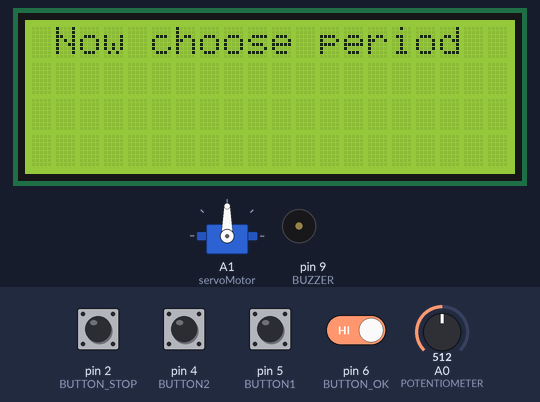
The sketch below on a simulated Arduino Uno, built with avr-gcc and run on an emulated ATmega328P. Shown: 20×4 character LCD, servo, buzzer (waves = sounding, pin HIGH). The test bench sets the inputs (shaded band); at power-on: pin 2 (BUTTON_STOP), pin 4 (BUTTON2), pin 5 (BUTTON1), pin 6 (BUTTON_OK) HIGH, A0 (POTENTIOMETER) = 512. The local clock reads 2024-03-15 10:24:30 at power-on unless the sketch sets it; what the sketch prints to the serial monitor is not drawn.

Above: at 1.3 s.
1.4 s: pin 2 (BUTTON_STOP) pulled LOW for 3 s
At 4.7 s:
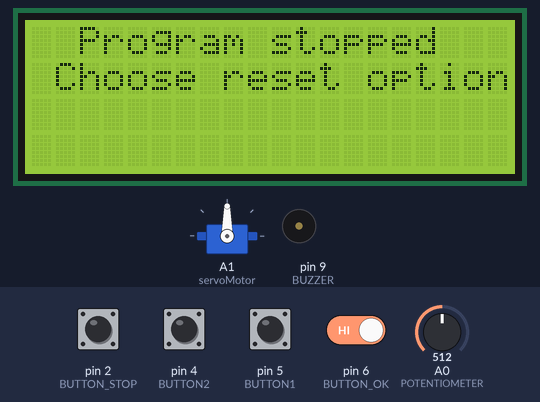
13.5 s: pin 4 (BUTTON2) pulled LOW for 3 s
23.5 s: pin 5 (BUTTON1) pulled LOW for 3 s
At 25.8 s:
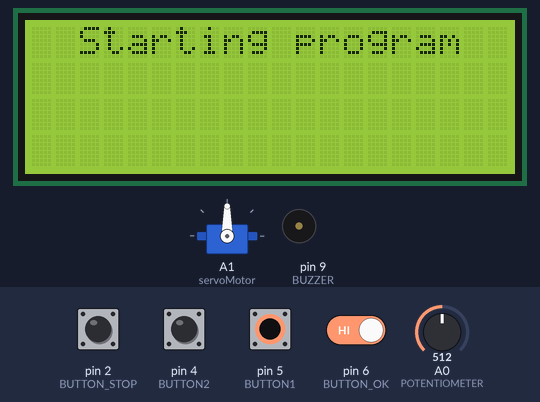
31.5 s: pin 2 (BUTTON_STOP) driven LOW and pin 6 (BUTTON_OK) driven LOW
At 37.3 s:
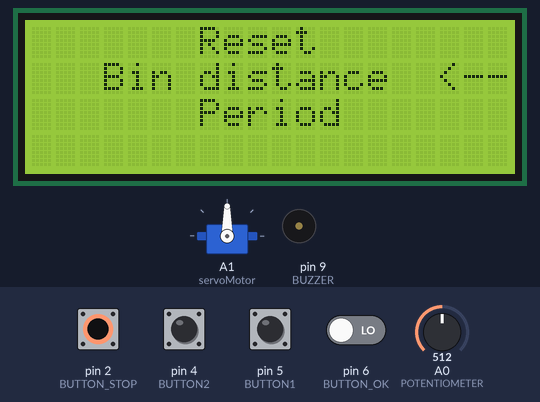
38.3 s: pin 4 (BUTTON2) pulled LOW for 3 s
At 38.82 s:
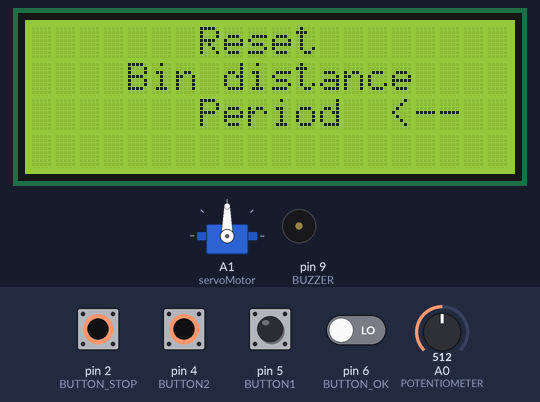

Measured:
- after the input at 1.4 s, the display: first differs from a run without the input after 2.3 s (image 1)
- after the input at 23.5 s, the display: first differs from a run without the input after 1.8 s (image 2)
- after the input at 31.5 s, the display: first changes after 0.09 s (image 3 shows a later state)
- after the input at 38.3 s, the display: changes after 0.35 s (image 4)

The sketch:

Litter_Box.ino
```cpp
// C++ code
//
#include <Wire.h>
#include <LiquidCrystal_I2C.h>
#include "hd44780.h"
#include <Servo.h>
#include <RTClib.h>

#define LED 13
#define TRIGGER_PIN 7
#define ECHO_PIN 3
#define BUTTON_STOP 2
#define BUTTON_OK 6
#define BUTTON1 5
#define BUTTON2 4
#define PIR_SENSOR 8
#define BUZZER 9
#define POTENTIOMETER A0

RTC_DS3231 rtc;

DateTime endDateTime, next5Mins;

int buttonState1 = 0;
int buttonState2 = 0;
int buttonStateOK = 0;
int count = 0;
int pirState = -1;
int start = 0;
volatile boolean interruptFlag = false;
int hours = 0, minutes = 0, seconds = 0;
long totalEndSeconds = 0;
int column = 1, columnReset = 1;
int periodChosen = 0;
char periodCharacter = 'd';
int r = 0;
int distance = 0;
int distanceChosen = 0;
int resetStart = 0;
int lastCheck = 0;
int buzz = 0;
int previousBuzzerState = 0;
int buzzerStartTime = 0;

int buttonState[2] = {LOW, LOW};
int pressed[2] = {LOW, LOW};
int lastButtonState[2] = {LOW, LOW};

long lastDebounceTime[2] = {0, 0};
long time[2] = {0, 0};
long debounce = 300;

Servo servoMotor;
LiquidCrystal_I2C LCD(0x27,20,4);


// Stop button interrupt function
void buttonInterrupt() {
  Serial.println("Interrupt");
  count = 0;
  start = 0;
  periodChosen = 0;
  distanceChosen = 0;
  column = 1;
  columnReset = 1;
  r = 0;
  resetStart = 1;
  lastCheck = 0;
  buzz = 0;
  previousBuzzerState = 0;
  buzzerStartTime = 0;

  interruptFlag = true;
}

// Function clearing LCD
void clearLCD() {
  LCD.setCursor(0, 0);
  LCD.print("                                   ");
  LCD.setCursor(0, 1);
  LCD.print("                                   ");
  LCD.setCursor(0, 2);
  LCD.print("                                   ");
  LCD.setCursor(0, 3);
  LCD.print("                                   ");
}

// Function opening and then closing door
void openCloseDoor() {
  servoMotor.attach(A1);
  servoMotor.write(300);
  delay(9000);
  servoMotor.write(-100);
  delay(10000);
  servoMotor.detach();
}

// Function to add days to a given date
void addDays(DateTime& dateTime, int days) {
    dateTime = dateTime + TimeSpan(days, 0, 0, 0);
}

// Function to add minutes to a given date
void addMinutes(DateTime& dateTime, int minutes) {
    dateTime = dateTime + TimeSpan(0, 0, minutes, 0);
}

// Function to add hours to a given date
void addHours(DateTime& dateTime, int hours) {
    dateTime = dateTime + TimeSpan(0, hours, 0, 0);
}

// Function calculating end time based on chosen period
void getEndTime() {
  DateTime now = rtc.now();
  endDateTime = now;

  if (column == 1) {
    addDays(endDateTime, count);
  } else if (column == 2) {
    addHours(endDateTime, count);
  } else {
    addMinutes(endDateTime, count);
  }

  // calculate time in next 5 minutes
  next5Mins = now;
  addMinutes(next5Mins, 5);
}

// Function searching for movement
int checkMovement() {
  int statePIR = digitalRead(PIR_SENSOR);

  if(statePIR == HIGH){
    LCD.setCursor(0, 0);
    LCD.print(" Movement detected! ");
    LCD.setCursor(0, 1);
    LCD.print("Entering sleep mode ");

    digitalWrite(BUZZER, HIGH);
    delay(3000);
    digitalWrite(BUZZER, LOW);

    delay(2000);
    clearLCD();

    return 0;
  }

  return 1;
}

// Function calculating distance
int checkDistance() {
  long duration, distanceMeasured;
  digitalWrite(TRIGGER_PIN, LOW);
  delayMicroseconds(2);
  digitalWrite(TRIGGER_PIN, HIGH);
  delayMicroseconds(10);
  digitalWrite(TRIGGER_PIN, LOW);
  duration = pulseIn(ECHO_PIN, HIGH);
  distanceMeasured = (duration / 2) / 29.1;

  Serial.print("Expected distance: ");
  Serial.println(distance);

  if (distanceMeasured >= distance || distanceMeasured <= 0){
    Serial.println("Out of range");

    if (lastCheck) {
      clearLCD();
      LCD.setCursor(0, 0);
      LCD.print("Couldn't find basket");
      LCD.setCursor(0, 1);
      LCD.print("Entering sleep mode ");

      digitalWrite(BUZZER, HIGH);
      delay(3000);
      digitalWrite(BUZZER, LOW);
      delay(2000);

      clearLCD();
    }

    return 0;
  } else {
    digitalWrite(LED, HIGH);
    Serial.print(distanceMeasured);
    Serial.println(" cm");
    return 1;
  }
}

// Function printing time when interval reaches end
void printEmptyTime() {
      LCD.setCursor(0, 0);
    LCD.print("   Time remaining   ");

    LCD.setCursor(0, 1);
    LCD.print("  ");
    LCD.print(0);
    LCD.print(0);
    LCD.print(" : ");
    LCD.print(0);
    LCD.print(0);
    LCD.print(" : ");
    LCD.print(0);
    LCD.print(0);
    LCD.print(" : ");
    LCD.print(0);
    LCD.print(0);
    LCD.print("   ");
}

// Function printing the differnce in time
int printTimeDifference() {
    DateTime now = rtc.now();
    // calculate difference between now and end time
    long difference = endDateTime.unixtime() - now.unixtime();
    long differenceMins5 = next5Mins.unixtime() - now.unixtime();

    // check if 5 minutes passed
    if ((differenceMins5 == 0 || differenceMins5 < 0) && difference > 0) {
      checkDistance();
      buzz = 1;
      next5Mins = now;
      addMinutes(next5Mins, 5);
    }

    // display the difference in hours, minutes, and seconds
    int days = difference / 86400;
    int hours = (difference % 86400) / 3600;
    int minutes = (difference % 3600) / 60;
    int seconds = difference % 60;

    LCD.setCursor(0, 0);
    LCD.print("   Time remaining");

    LCD.setCursor(0, 1);
    LCD.print("  ");
    if (days < 10) {
      LCD.print(0);
    }
    LCD.print(days);
    LCD.print(" : ");

    if (hours < 10) {
      LCD.print(0);
    }
    LCD.print(hours);
    LCD.print(" : ");

    if (minutes < 10) {
      LCD.print(0);
    }
    LCD.print(minutes);
    LCD.print(" : ");

    if (seconds < 10) {
      LCD.print(0);
    }
    LCD.print(seconds);
    LCD.print("   ");

    if (difference == 0 || difference < 0) {
      return 1;
    }

    return 0;
}

// Function checking if button was pressed
void checkButtonPressed(int nrButton) {
  pressed[nrButton] = 0;
    if (
        buttonState[nrButton] == HIGH && millis() - time[nrButton] > debounce) {
        time[nrButton] = millis();
        pressed[nrButton] = 1;
    }

  lastButtonState[nrButton] = buttonState[nrButton];
}

// Function for selecting time period
void selectTimePeriod() {
  buttonState[0] = digitalRead(BUTTON1);
  buttonState[1] = digitalRead(BUTTON2);

  checkButtonPressed(0);
  checkButtonPressed(1);

  if (pressed[0] == HIGH && pressed[1] == LOW){
    column--;
    if (column == 0) {
      column = 3;
    }
  } else if (pressed[1] == HIGH && pressed[0] == LOW) {
    column++;
    if (column == 4) {
      column = 1;
    }
  }

  LCD.setCursor(0, 0);
  LCD.print("Select option below");

  if (column == 1) {
    LCD.setCursor(0, 1);
    LCD.print("        Days  <--   ");
    LCD.setCursor(0, 2);
    LCD.print("       Hours        ");
    LCD.setCursor(0, 3);
    LCD.print("      Minutes       ");
    periodCharacter = 'd';
  } else if (column == 2) {
    LCD.setCursor(0, 1);
    LCD.print("        Days        ");
    LCD.setCursor(0, 2);
    LCD.print("       Hours  <--   ");
    LCD.setCursor(0, 3);
    LCD.print("      Minutes       ");
    periodCharacter = 'h';
  } else {
    LCD.setCursor(0, 1);
    LCD.print("        Days        ");
    LCD.setCursor(0, 2);
    LCD.print("       Hours        ");
    LCD.setCursor(0, 3);
    LCD.print("      Minutes  <--  ");
    periodCharacter = 'm';
  }
}

// Function checking if period was selected
void checkPeriod() {
  if (buttonStateOK == HIGH) {
    clearLCD();
    LCD.setCursor(0, 0);
    LCD.print("Now choose interval");
    periodChosen = 1;
    delay(3000);
    clearLCD();
  }
}

// Function for choosing the bin distance
void chooseBinDistance() {
  LCD.setCursor(0, 0);
  LCD.print(" Choose bin distance  ");
  LCD.setCursor(0, 1);
  LCD.print("        ");
  distance = analogRead(POTENTIOMETER) / 10;
  if (distance < 10) {
    LCD.print("0");
  }
  LCD.print(distance);
  LCD.print(" cm     ");

  if (buttonStateOK == HIGH) {
    clearLCD();
    LCD.setCursor(0, 0);
    distanceChosen = 1;
    LCD.print(" Now choose period  ");
    delay(3000);
    clearLCD();
  }

}

// Function for setting time interval
void setTimeInterval() {
  buttonState[0] = digitalRead(BUTTON1);
  buttonState[1] = digitalRead(BUTTON2);

  checkButtonPressed(0);
  checkButtonPressed(1);

  if (pressed[0] == HIGH && pressed[1] == LOW){
    if (count > 0) {
      count--;
    }
  } else if (pressed[1] == HIGH && pressed[0] == LOW) {
    count++;
  }

  LCD.setCursor(2, 0);
  LCD.print("You selected ");
  LCD.print(count);
  LCD.print(periodCharacter);
  LCD.print(".");

  LCD.setCursor(1, 1);
  LCD.print("Press OK to start");
}

// Function checking if interval was chosen
void checkStart() {
    if (buttonStateOK == HIGH && count == 0) {
    LCD.setCursor(0, 0);
  	LCD.print("  Please select a   ");
    LCD.setCursor(0, 1);
    LCD.print("  higher interval   ");
    delay(3000);
    clearLCD();
    LCD.clear();
  } else if (buttonStateOK == HIGH && count > 0){
    LCD.setCursor(0, 0);
    LCD.print("  Starting program  ");
    LCD.setCursor(0, 1);
    LCD.print("                    ");
    start = 1;
    delay(3000);
    clearLCD();
    LCD.clear();
    getEndTime();
  }
}

// Function checking for a reset
void checkReset() {
  if (buttonStateOK == HIGH) {
    clearLCD();
    LCD.setCursor(0, 0);
    if (columnReset == 1) {
      distance = 0;
      LCD.print(" Now choose distance  ");
    } else {
      distanceChosen = 1;
      LCD.print(" Now choose period  ");
    }
    resetStart = 0;
    delay(3000);
    clearLCD();
  }
}

// Function handling reset
void reset() {
  buttonState[0] = digitalRead(BUTTON1);
  buttonState[1] = digitalRead(BUTTON2);

  checkButtonPressed(0);
  checkButtonPressed(1);

  if (pressed[0] == HIGH && pressed[1] == LOW){
    columnReset--;
    if (columnReset == 0) {
      columnReset = 2;
    }
  } else if (pressed[1] == HIGH && pressed[0] == LOW) {
    columnReset++;
    if (columnReset == 3) {
      columnReset = 1;
    }
  }

  LCD.setCursor(0, 0);
  LCD.print("       Reset        ");

  if (columnReset == 1) {
    LCD.setCursor(0, 1);
    LCD.print("   Bin distance  <--");
    LCD.setCursor(0, 2);
    LCD.print("       Period        ");
  } else {
    LCD.setCursor(0, 1);
    LCD.print("    Bin distance    ");
    LCD.setCursor(0, 2);
    LCD.print("       Period  <--   ");
  }
}

// Function controlling buzzer
void controlBuzzer() {
  unsigned long currentMillis = millis();
  Serial.println(currentMillis);
  if (previousBuzzerState == 0) {
      digitalWrite(BUZZER, HIGH);
      buzzerStartTime = currentMillis;
      previousBuzzerState = 1;
  } else {
    if (currentMillis - buzzerStartTime >= 3000) {
      digitalWrite(BUZZER, LOW);
      previousBuzzerState = 0;
      buzz = 0;
    }
  }
}

void setup()
{
  Serial.begin(9600);

  // setup LCD
  LCD.init();
  clearLCD();
  LCD.backlight();
  Serial.flush();

  // setup pins
  pinMode(TRIGGER_PIN, OUTPUT);
  pinMode(ECHO_PIN, INPUT);
  pinMode(BUTTON1, INPUT_PULLUP);
  pinMode(BUTTON2, INPUT_PULLUP);
  pinMode(BUTTON_OK, INPUT_PULLUP);
  pinMode(BUTTON_STOP, INPUT_PULLUP);
  pinMode(PIR_SENSOR, INPUT);
  pinMode(BUZZER, OUTPUT);

  if (!rtc.begin()) {
    Serial.println("Couldn't find RTC");
    Serial.flush();
  }

  // attach interrupt on STOP button
  attachInterrupt(digitalPinToInterrupt(BUTTON_STOP), buttonInterrupt, FALLING);
  rtc.adjust(DateTime(F(__DATE__), F(__TIME__)));

  servoMotor.attach(A1);

  // lift servomotor
  // servoMotor.write(-100);
  // delay(9000);
  // servoMotor.detach();
}

void loop()
{
  if (interruptFlag) {
    clearLCD();
    LCD.setCursor(0, 0);
  	LCD.print("  Program stopped   ");
  	LCD.setCursor(0, 1);
  	LCD.print(" Choose reset option ");

    delay(5000);
    clearLCD();
    interruptFlag = false;
  }

  buttonStateOK = digitalRead(BUTTON_OK);

  if (resetStart) {
    reset();
    checkReset();
  } else {
    if (!distanceChosen) {
      chooseBinDistance();
    } else {
      if (!periodChosen) {
        selectTimePeriod();
        checkPeriod();
      } else {
        if (start == 0) {
          checkStart();
        }

        if (start == 0) {
          setTimeInterval();
        }

        if (start) {
          if (r == 0) {
            r = printTimeDifference();
          } else {
            printEmptyTime();
          }

          if (!lastCheck && buzz) {
            controlBuzzer();
          }

          if (r == 1) {
            lastCheck = 1;
            int result1 = 0, result2 = 0;

            result1 = checkDistance();

            if (result1) {
            result2 = checkMovement();
            }

            if (result1 && result2) {
              openCloseDoor();
              getEndTime();
              r = 0;
              lastCheck = 0;
            }
          }
        }
      }
    }
  }
}
```
